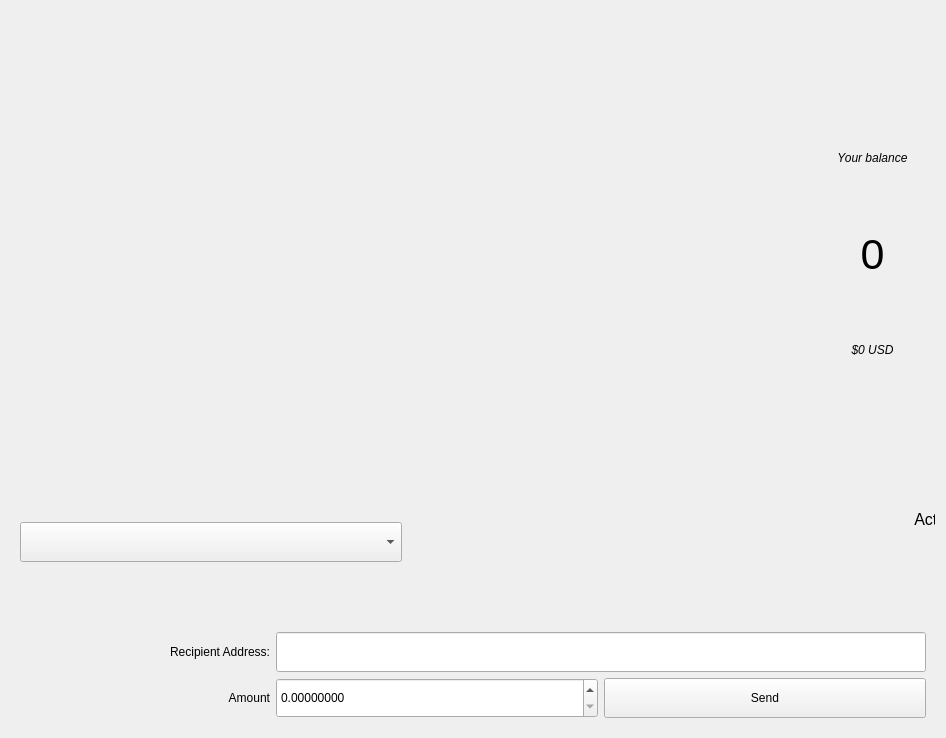
  <widget class="QWidget" name="tab_wallet">
   <attribute name="title">
    <string>Wallet</string>
   </attribute>
   <layout class="QGridLayout" name="gridLayout_5">
    <item row="0" column="0">
     <widget class="QFrame" name="frame_7">
      <property name="sizePolicy">
       <sizepolicy hsizetype="Minimum" vsizetype="MinimumExpanding">
        <horstretch>0</horstretch>
        <verstretch>0</verstretch>
       </sizepolicy>
      </property>
      <property name="minimumSize">
       <size>
        <width>400</width>
        <height>560</height>
       </size>
      </property>
      <property name="maximumSize">
       <size>
        <width>16777215</width>
        <height>560</height>
       </size>
      </property>
      <property name="frameShape">
       <enum>QFrame::NoFrame</enum>
      </property>
      <property name="frameShadow">
       <enum>QFrame::Raised</enum>
      </property>
      <layout class="QVBoxLayout" name="verticalLayout_3">
       <item>
        <widget class="QLabel" name="label_10">
         <property name="sizePolicy">
          <sizepolicy hsizetype="Preferred" vsizetype="MinimumExpanding">
           <horstretch>0</horstretch>
           <verstretch>0</verstretch>
          </sizepolicy>
         </property>
         <property name="text">
          <string>&lt;html&gt;&lt;head/&gt;&lt;body&gt;&lt;p&gt;&lt;img src=&quot;:/coins/LABS_wallet.png&quot;/&gt;&lt;/p&gt;&lt;/body&gt;&lt;/html&gt;</string>
         </property>
        </widget>
       </item>
       <item>
        <widget class="QComboBox" name="wallet_combo">
         <property name="sizePolicy">
          <sizepolicy hsizetype="Minimum" vsizetype="Minimum">
           <horstretch>0</horstretch>
           <verstretch>0</verstretch>
          </sizepolicy>
         </property>
         <property name="minimumSize">
          <size>
           <width>350</width>
           <height>40</height>
          </size>
         </property>
         <property name="font">
          <font>
           <pointsize>16</pointsize>
          </font>
         </property>
         <property name="layoutDirection">
          <enum>Qt::LeftToRight</enum>
         </property>
         <property name="currentText">
          <string/>
         </property>
         <property name="currentIndex">
          <number>-1</number>
         </property>
         <property name="maxVisibleItems">
          <number>4</number>
         </property>
         <property name="sizeAdjustPolicy">
          <enum>QComboBox::AdjustToMinimumContentsLengthWithIcon</enum>
         </property>
        </widget>
       </item>
      </layout>
     </widget>
    </item>
    <item row="2" column="0" colspan="2">
     <widget class="QFrame" name="frame_5">
      <property name="frameShape">
       <enum>QFrame::NoFrame</enum>
      </property>
      <property name="frameShadow">
       <enum>QFrame::Raised</enum>
      </property>
      <layout class="QGridLayout" name="gridLayout_3">
       <item row="1" column="0">
        <widget class="QLabel" name="label_41">
         <property name="minimumSize">
          <size>
           <width>250</width>
           <height>40</height>
          </size>
         </property>
         <property name="maximumSize">
          <size>
           <width>250</width>
           <height>40</height>
          </size>
         </property>
         <property name="text">
          <string>Recipient Address:</string>
         </property>
         <property name="alignment">
          <set>Qt::AlignRight|Qt::AlignTrailing|Qt::AlignVCenter</set>
         </property>
        </widget>
       </item>
       <item row="1" column="1" colspan="2">
        <widget class="QLineEdit" name="wallet_recipient">
         <property name="sizePolicy">
          <sizepolicy hsizetype="Expanding" vsizetype="Minimum">
           <horstretch>0</horstretch>
           <verstretch>0</verstretch>
          </sizepolicy>
         </property>
         <property name="minimumSize">
          <size>
           <width>650</width>
           <height>40</height>
          </size>
         </property>
         <property name="maximumSize">
          <size>
           <width>16777215</width>
           <height>16777215</height>
          </size>
         </property>
        </widget>
       </item>
       <item row="2" column="0">
        <widget class="QLabel" name="label_42">
         <property name="minimumSize">
          <size>
           <width>250</width>
           <height>40</height>
          </size>
         </property>
         <property name="maximumSize">
          <size>
           <width>250</width>
           <height>40</height>
          </size>
         </property>
         <property name="text">
          <string>Amount</string>
         </property>
         <property name="alignment">
          <set>Qt::AlignRight|Qt::AlignTrailing|Qt::AlignVCenter</set>
         </property>
        </widget>
       </item>
       <item row="2" column="1">
        <widget class="QDoubleSpinBox" name="wallet_amount">
         <property name="sizePolicy">
          <sizepolicy hsizetype="MinimumExpanding" vsizetype="MinimumExpanding">
           <horstretch>0</horstretch>
           <verstretch>0</verstretch>
          </sizepolicy>
         </property>
         <property name="decimals">
          <number>8</number>
         </property>
        </widget>
       </item>
       <item row="2" column="2">
        <widget class="QPushButton" name="wallet_send_btn">
         <property name="sizePolicy">
          <sizepolicy hsizetype="MinimumExpanding" vsizetype="MinimumExpanding">
           <horstretch>0</horstretch>
           <verstretch>0</verstretch>
          </sizepolicy>
         </property>
         <property name="text">
          <string>Send</string>
         </property>
        </widget>
       </item>
       <item row="0" column="1" colspan="2">
        <widget class="QLabel" name="wallet_msg">
         <property name="sizePolicy">
          <sizepolicy hsizetype="Minimum" vsizetype="Minimum">
           <horstretch>0</horstretch>
           <verstretch>0</verstretch>
          </sizepolicy>
         </property>
         <property name="minimumSize">
          <size>
           <width>0</width>
           <height>40</height>
          </size>
         </property>
         <property name="font">
          <font>
           <pointsize>10</pointsize>
           <italic>true</italic>
          </font>
         </property>
         <property name="text">
          <string>&lt;html&gt;&lt;head/&gt;&lt;body&gt;&lt;p&gt;&lt;br/&gt;&lt;/p&gt;&lt;/body&gt;&lt;/html&gt;</string>
         </property>
         <property name="alignment">
          <set>Qt::AlignCenter</set>
         </property>
         <property name="openExternalLinks">
          <bool>true</bool>
         </property>
         <property name="textInteractionFlags">
          <set>Qt::LinksAccessibleByKeyboard|Qt::LinksAccessibleByMouse|Qt::TextBrowserInteraction|Qt::TextSelectableByKeyboard|Qt::TextSelectableByMouse</set>
         </property>
        </widget>
       </item>
      </layout>
     </widget>
    </item>
    <item row="0" column="1">
     <widget class="QFrame" name="frame_3">
      <property name="sizePolicy">
       <sizepolicy hsizetype="MinimumExpanding" vsizetype="MinimumExpanding">
        <horstretch>0</horstretch>
        <verstretch>0</verstretch>
       </sizepolicy>
      </property>
      <property name="frameShape">
       <enum>QFrame::NoFrame</enum>
      </property>
      <property name="frameShadow">
       <enum>QFrame::Raised</enum>
      </property>
      <widget class="QFrame" name="frame_2">
       <property name="geometry">
        <rect>
         <x>18</x>
         <y>18</y>
         <width>1181</width>
         <height>451</height>
        </rect>
       </property>
       <property name="sizePolicy">
        <sizepolicy hsizetype="MinimumExpanding" vsizetype="MinimumExpanding">
         <horstretch>0</horstretch>
         <verstretch>0</verstretch>
        </sizepolicy>
       </property>
       <property name="frameShape">
        <enum>QFrame::NoFrame</enum>
       </property>
       <property name="frameShadow">
        <enum>QFrame::Raised</enum>
       </property>
       <layout class="QGridLayout" name="gridLayout_2">
        <item row="0" column="0">
         <widget class="QFrame" name="frame_6">
          <property name="minimumSize">
           <size>
            <width>0</width>
            <height>300</height>
           </size>
          </property>
          <property name="maximumSize">
           <size>
            <width>16777215</width>
            <height>300</height>
           </size>
          </property>
          <property name="frameShape">
           <enum>QFrame::NoFrame</enum>
          </property>
          <property name="frameShadow">
           <enum>QFrame::Raised</enum>
          </property>
          <layout class="QVBoxLayout" name="verticalLayout_2">
           <item>
            <widget class="QLabel" name="wallet_usd_value_2">
             <property name="sizePolicy">
              <sizepolicy hsizetype="MinimumExpanding" vsizetype="MinimumExpanding">
               <horstretch>0</horstretch>
               <verstretch>0</verstretch>
              </sizepolicy>
             </property>
             <property name="font">
              <font>
               <italic>true</italic>
              </font>
             </property>
             <property name="text">
              <string>Your balance</string>
             </property>
             <property name="alignment">
              <set>Qt::AlignCenter</set>
             </property>
            </widget>
           </item>
           <item>
            <widget class="QLabel" name="wallet_balance">
             <property name="sizePolicy">
              <sizepolicy hsizetype="MinimumExpanding" vsizetype="MinimumExpanding">
               <horstretch>0</horstretch>
               <verstretch>0</verstretch>
              </sizepolicy>
             </property>
             <property name="font">
              <font>
               <pointsize>32</pointsize>
              </font>
             </property>
             <property name="text">
              <string>0</string>
             </property>
             <property name="alignment">
              <set>Qt::AlignCenter</set>
             </property>
            </widget>
           </item>
           <item>
            <widget class="QLabel" name="wallet_usd_value">
             <property name="sizePolicy">
              <sizepolicy hsizetype="MinimumExpanding" vsizetype="MinimumExpanding">
               <horstretch>0</horstretch>
               <verstretch>0</verstretch>
              </sizepolicy>
             </property>
             <property name="font">
              <font>
               <italic>true</italic>
              </font>
             </property>
             <property name="text">
              <string>$0 USD</string>
             </property>
             <property name="alignment">
              <set>Qt::AlignCenter</set>
             </property>
            </widget>
           </item>
          </layout>
         </widget>
        </item>
        <item row="0" column="1">
         <widget class="QLabel" name="wallet_qr_code">
          <property name="sizePolicy">
           <sizepolicy hsizetype="Minimum" vsizetype="MinimumExpanding">
            <horstretch>0</horstretch>
            <verstretch>0</verstretch>
           </sizepolicy>
          </property>
          <property name="minimumSize">
           <size>
            <width>300</width>
            <height>300</height>
           </size>
          </property>
          <property name="text">
           <string>&lt;html&gt;&lt;head/&gt;&lt;body&gt;&lt;p&gt;&lt;br/&gt;&lt;/p&gt;&lt;/body&gt;&lt;/html&gt;</string>
          </property>
          <property name="alignment">
           <set>Qt::AlignRight|Qt::AlignTop|Qt::AlignTrailing</set>
          </property>
         </widget>
        </item>
       </layout>
      </widget>
      <widget class="QLabel" name="wallet_address">
       <property name="geometry">
        <rect>
         <x>0</x>
         <y>490</y>
         <width>1191</width>
         <height>37</height>
        </rect>
       </property>
       <property name="font">
        <font>
         <pointsize>12</pointsize>
        </font>
       </property>
       <property name="text">
        <string>&lt;html&gt;&lt;head/&gt;&lt;body&gt;&lt;p&gt;Activate coins to use wallet!&lt;/p&gt;&lt;/body&gt;&lt;/html&gt;</string>
       </property>
       <property name="alignment">
        <set>Qt::AlignCenter</set>
       </property>
       <property name="textInteractionFlags">
        <set>Qt::LinksAccessibleByMouse|Qt::TextSelectableByMouse</set>
       </property>
      </widget>
     </widget>
    </item>
   </layout>
  </widget>
